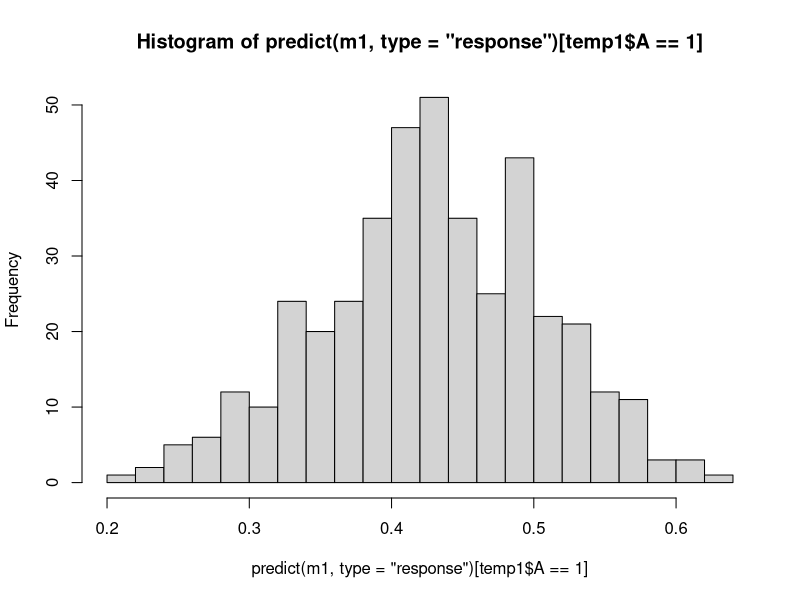
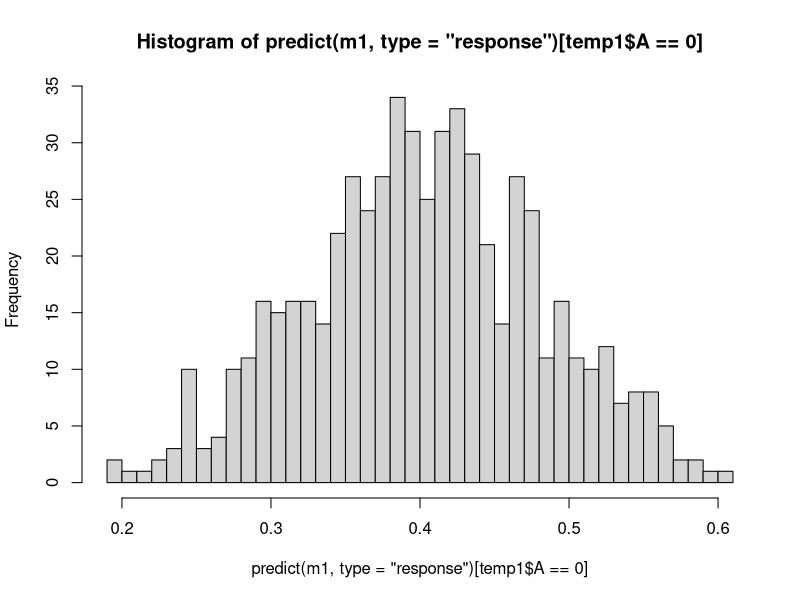
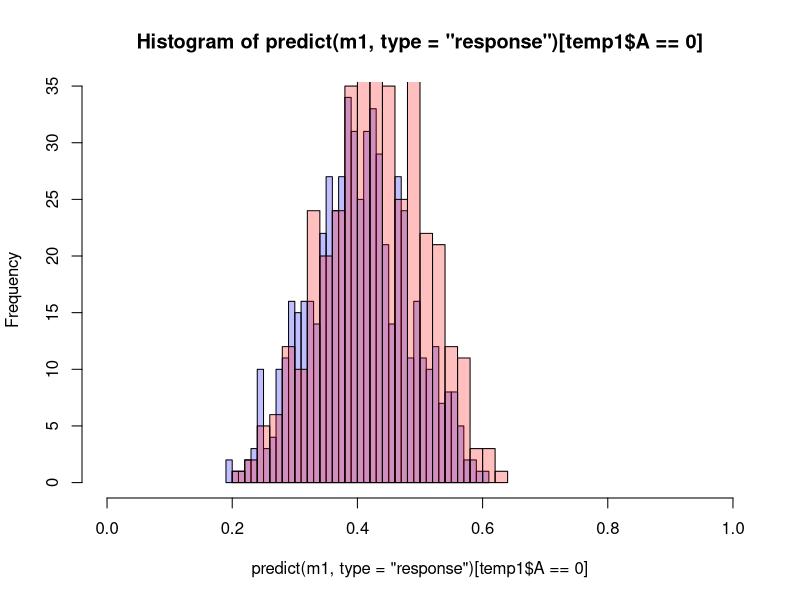

The R script that drew these images, in order:
# Try to maintain:
# 40% treated
# Unadjusted estimate is substantially biased and is larger than true estimate
# ATT > ATE

rm(list=ls())
n <- 1000

data <- list(NULL)

# Make the 6 datasets
for (covset in 1:2) {  
  set.seed(123)
  if (covset == 1) {
    W1 <- runif(n, min = 0.02, max = 0.7)  
    W2 <- rnorm(n, mean = (0.2 + 0.125*W1), sd = 1)
  } else if (covset == 2) {  
    W1 <- rgamma(n, 1, 2)
    W2 <- rbinom(n, 1, 0.45+0.04*W1)
  }
  for (txmode in 1:3) {
    if (txmode == 1) A <- A1 <- rbinom(n, 1, plogis(-.5 + .5*W1 + .1*I(W1^2) + .5*I(W1*W2) - .5*W2))
    if (txmode == 2) A <- A2 <- rbinom(n, 1, plogis(-.4 + 1.8*W1 -.8*I(W1^2) + 1.7*I(W1*W2) - 1.1*W2))
    if (txmode == 3) A <- A3 <- rbinom(n, 1, plogis(-.5 + 1.4*W1 - .7*I(W1^2) + I(W1*W2) - .7*W2))    
    Y.0 <- rnorm(n, mean=(-.5 + 2*poly(W1,2)  - W2), sd=1)
    Y.1 <- rnorm(n, mean=(-.5 + 2*poly(W1,2) - W2 + 1.5 + 2*poly(W1,2) - W2), sd=1)
    Y <-  ifelse(A==1,Y.1,Y.0)  
    data <- data.frame(W1,W2,A,Y.0,Y.1,Y, covset = covset, txmode = txmode)
    if (covset == 1 & txmode == 1) { datasets <- data
    } else { datasets <- rbind(datasets, data) }
  }
}

# Create summary
summ <- expand.grid(covset=1:2, txmode=1:3, unadj=NA, ATE=NA, ATT=NA, txunits =NA)

for (covset in 1:2) {
  for (txmode in 1:3) {
    temp <- datasets[datasets$covset == covset & datasets$txmode == txmode, ]
    
    summ$unadj[summ$covset == covset & summ$txmode == txmode] <- round(summary(lm(Y ~ A, data = temp))$coefficients[2,1],2)
    summ$ATE[summ$covset == covset & summ$txmode == txmode] <- round(mean(temp$Y.1-temp$Y.0),2)
    summ$ATT[summ$covset == covset & summ$txmode == txmode] <-  round(mean(temp$Y.1[temp$A==1] - temp$Y.0[temp$A==1]),2)
    summ$txunits[summ$covset == covset & summ$txmode == txmode] <- table(temp$A)[2]
  }
}

summ

temp1 <- datasets[datasets$covset == 1 & datasets$txmode == 1, ]
m1 <- glm(A ~ poly(W1,2) + W2 + W1:W2, family="binomial", data = temp1)
temp2 <- datasets[datasets$covset == 2 & datasets$txmode == 1, ]
m2 <- glm(A ~ poly(W1,2) + W2 + W1:W2, family="binomial", data = temp2)

p1 <- hist(predict(m1, type="response")[temp1$A==1], breaks=30)
p2 <- hist(predict(m1, type="response")[temp1$A==0], breaks=30)
plot( p2, col=rgb(0,0,1,1/4), xlim=c(0,1)) 
plot( p1, col=rgb(1,0,0,1/4), xlim=c(0,1), add=T) 

summ
summary(predict(m1, type="response")[temp1$A==1])
summary(predict(m1, type="response")[temp1$A==0])
summary(predict(m2, type="response")[temp2$A==1])
summary(predict(m2, type="response")[temp2$A==0])



